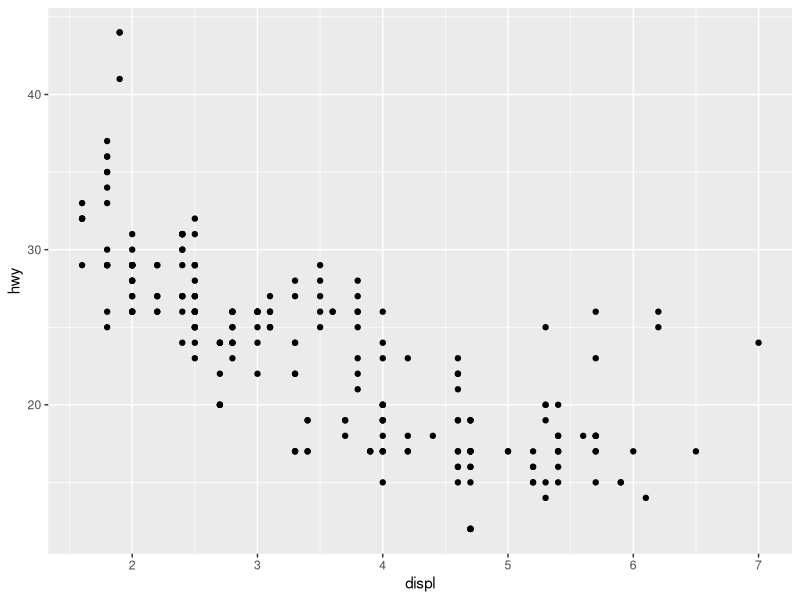
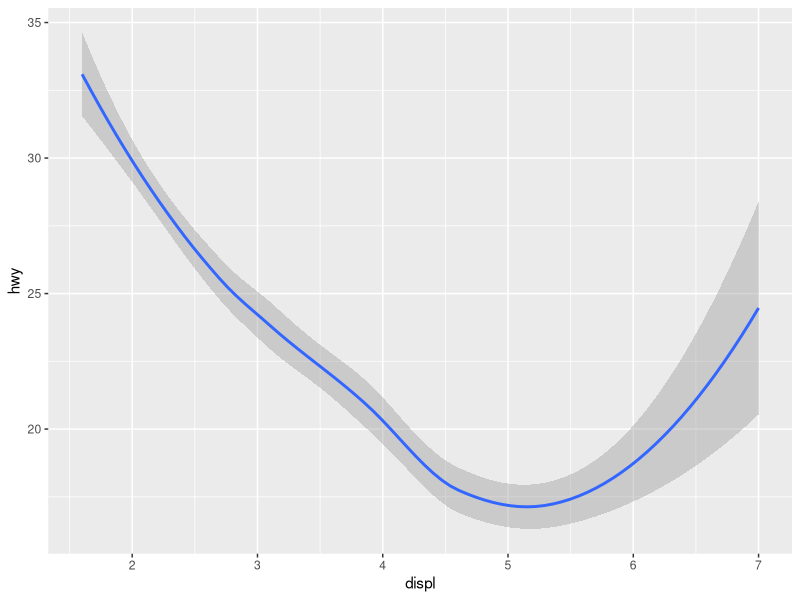
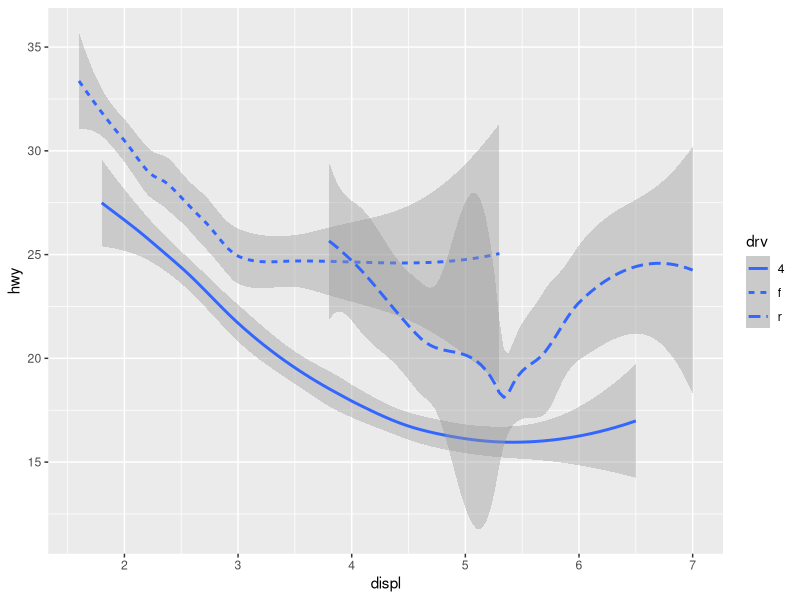
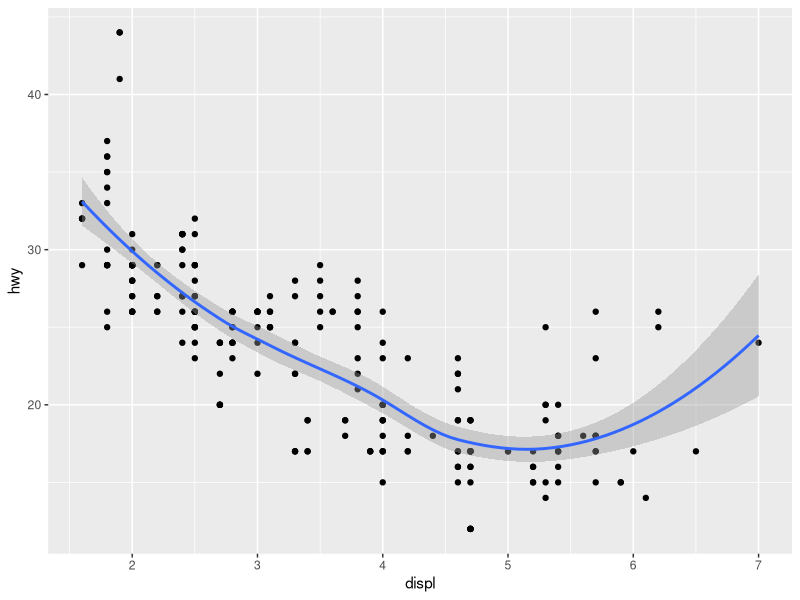
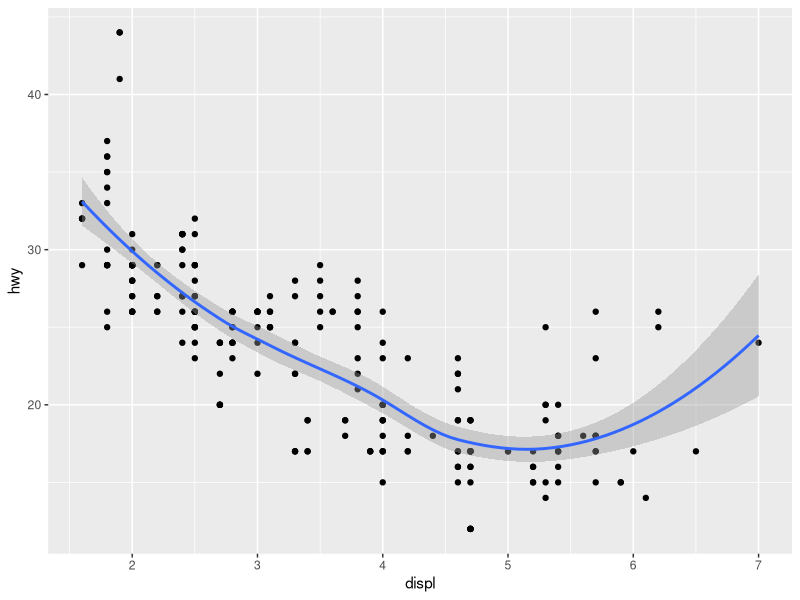
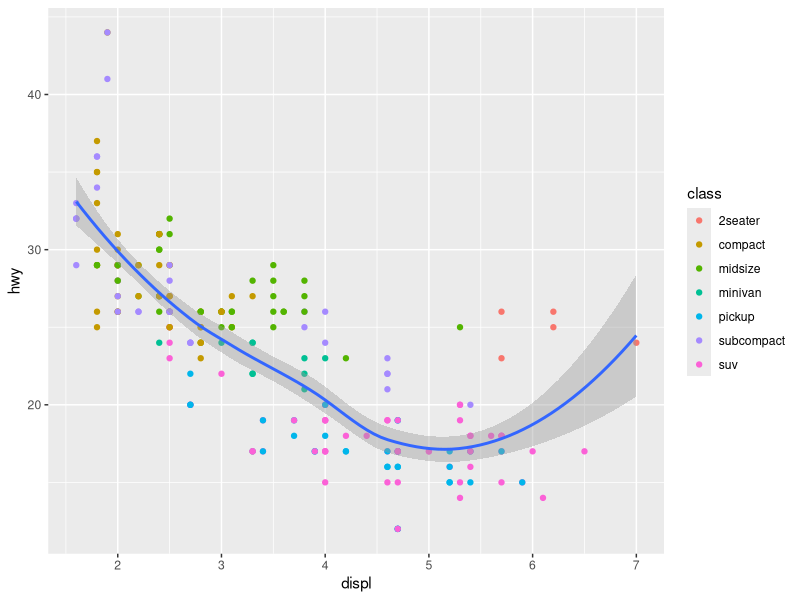
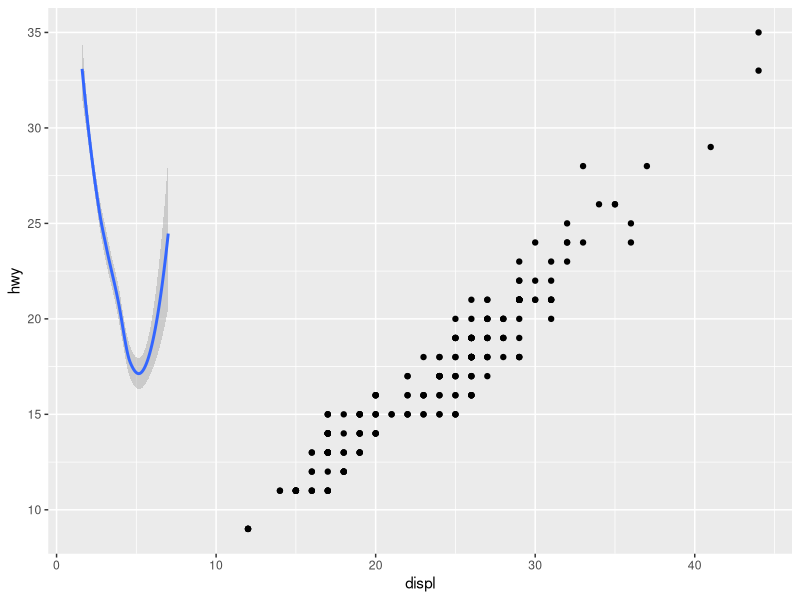
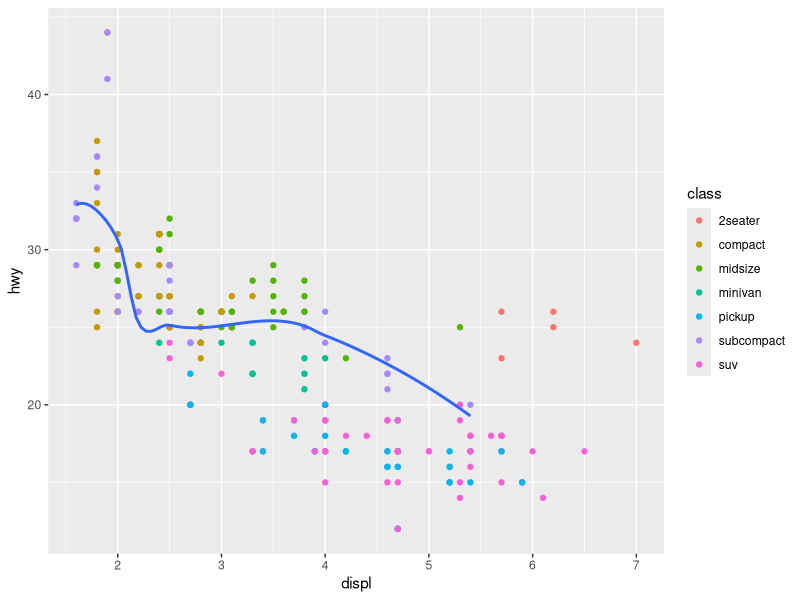

Reproduce these figures in R, in order.
library("tidyverse")

# In ggplot2, geoms are the way data is displayed
# Bar charts use bar geoms, boxplots use boxplot geoms, scatterplots use point geoms

# Here is the same data presented using two different geoms
ggplot(data = mpg) + 
  geom_point(mapping = aes(x = displ, y = hwy))

ggplot(data = mpg) + 
  geom_smooth(mapping = aes(x = displ, y = hwy))

# Every geom takes a mapping, but they don't all take the same aesthetics
# For example, geom_smooth takes a linetype aesthetic
ggplot(data = mpg) + 
  geom_smooth(mapping = aes(x = displ, y = hwy, linetype = drv))

# You can display multiple geoms by adding them as different layers to the same plot
ggplot(data = mpg) + 
  geom_point(mapping = aes(x = displ, y = hwy)) +
  geom_smooth(mapping = aes(x = displ, y = hwy))

# To not have to write out the mappings twice, you can put them in the overall plot, making them global
ggplot(data = mpg, mapping = aes(x = displ, y = hwy)) + 
  geom_point() + 
  geom_smooth()

# Mappings in a particular geom are local, and override global mappings
# This means you can add different aesthetics in different layers
ggplot(data = mpg, mapping = aes(x = displ, y = hwy)) + 
  geom_point(mapping = aes(color = class)) + 
  geom_smooth()

# You could also technically add different mappings, but that often just looks rubbish
ggplot(data = mpg, mapping = aes(x = displ, y = hwy)) + 
  geom_point(mapping = aes(x = hwy, y = cty)) + 
  geom_smooth()

# Here's a better way to show different data
# By filtering one geom to only show a subset of our data
ggplot(data = mpg, mapping = aes(x = displ, y = hwy)) + 
  geom_point(mapping = aes(color = class)) + 
  geom_smooth(data = filter(mpg, class == "subcompact"), se = FALSE)


#### Questions ####
# 1. You'd use geom_line() to draw a line graph, geom_boxplot() to draw a boxplot,
# geom_histogram() to draw a histogram, geom_area() to draw an area graph

# 2. The code would show several different lines based on the colour, and the dots would be coloured,
# there would be no confidence intervals around the lines
ggplot(data = mpg, mapping = aes(x = displ, y = hwy, color = drv)) + 
  geom_point() + 
  geom_smooth(se = FALSE)

# 3. show.legend = FALSE will remove the legend from a graph

# 4. The se argument in geom_smooth() determines whether confidence intervals will be shown

# 5. These two pieces of code will show the same thing
ggplot(data = mpg, mapping = aes(x = displ, y = hwy)) + 
  geom_point() + 
  geom_smooth()

ggplot() + 
  geom_point(data = mpg, mapping = aes(x = displ, y = hwy)) + 
  geom_smooth(data = mpg, mapping = aes(x = displ, y = hwy))

# 6. Whoo boy, lots of coding here. I have to recreate the six graphs shown
ggplot(data = mpg, mapping = aes(x = displ, y = hwy)) + 
  geom_point(size = 4) + 
  geom_smooth(se = FALSE, size= 2)

ggplot(data = mpg, mapping = aes(x = displ, y = hwy)) + 
  geom_point(size = 4) + 
  geom_smooth(aes(group = drv), se = FALSE, size= 2)

ggplot(data = mpg, mapping = aes(x = displ, y = hwy, color = drv)) + 
  geom_point(size = 4) + 
  geom_smooth(se = FALSE, size= 2)

ggplot(data = mpg, mapping = aes(x = displ, y = hwy)) + 
  geom_point(aes(color = drv), size = 4) + 
  geom_smooth(se = FALSE, size= 2)

ggplot(data = mpg, mapping = aes(x = displ, y = hwy)) + 
  geom_point(aes(color = drv), size = 4) + 
  geom_smooth(aes(linetype = drv), se = FALSE, size= 2)

ggplot(data = mpg, mapping = aes(x = displ, y = hwy)) + 
  geom_point(aes(fill = drv), shape = 21, color = 'white',  size = 4, stroke = 2)
